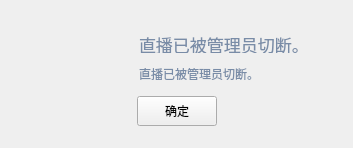
<?xml version="1.0" encoding="UTF-8"?>
<ui version="4.0">
 <class>OperTipBroadcastIsCutOff</class>
 <widget class="QWidget" name="OperTipBroadcastIsCutOff">
  <property name="geometry">
   <rect>
    <x>0</x>
    <y>0</y>
    <width>353</width>
    <height>148</height>
   </rect>
  </property>
  <property name="minimumSize">
   <size>
    <width>353</width>
    <height>0</height>
   </size>
  </property>
  <property name="maximumSize">
   <size>
    <width>353</width>
    <height>16777215</height>
   </size>
  </property>
  <property name="windowTitle">
   <string>Form</string>
  </property>
  <layout class="QVBoxLayout" name="verticalLayout">
   <property name="spacing">
    <number>0</number>
   </property>
   <property name="leftMargin">
    <number>0</number>
   </property>
   <property name="topMargin">
    <number>0</number>
   </property>
   <property name="rightMargin">
    <number>0</number>
   </property>
   <property name="bottomMargin">
    <number>0</number>
   </property>
   <item>
    <layout class="QHBoxLayout" name="horizontalLayout_2">
     <property name="spacing">
      <number>0</number>
     </property>
     <item>
      <spacer name="horizontalSpacer_4">
       <property name="orientation">
        <enum>Qt::Horizontal</enum>
       </property>
       <property name="sizeType">
        <enum>QSizePolicy::Fixed</enum>
       </property>
       <property name="sizeHint" stdset="0">
        <size>
         <width>23</width>
         <height>20</height>
        </size>
       </property>
      </spacer>
     </item>
     <item>
      <widget class="QLabel" name="OperTipLinkFailPic">
       <property name="minimumSize">
        <size>
         <width>92</width>
         <height>92</height>
        </size>
       </property>
       <property name="maximumSize">
        <size>
         <width>92</width>
         <height>92</height>
        </size>
       </property>
       <property name="text">
        <string/>
       </property>
       <property name="pixmap">
        <pixmap resource="../BiLiOBS.qrc">:/OperTip/disconnecting</pixmap>
       </property>
      </widget>
     </item>
     <item>
      <spacer name="horizontalSpacer_5">
       <property name="orientation">
        <enum>Qt::Horizontal</enum>
       </property>
       <property name="sizeType">
        <enum>QSizePolicy::Fixed</enum>
       </property>
       <property name="sizeHint" stdset="0">
        <size>
         <width>24</width>
         <height>20</height>
        </size>
       </property>
      </spacer>
     </item>
     <item>
      <layout class="QVBoxLayout" name="verticalLayout_2">
       <property name="spacing">
        <number>0</number>
       </property>
       <item>
        <spacer name="verticalSpacer_7">
         <property name="orientation">
          <enum>Qt::Vertical</enum>
         </property>
         <property name="sizeHint" stdset="0">
          <size>
           <width>20</width>
           <height>40</height>
          </size>
         </property>
        </spacer>
       </item>
       <item>
        <widget class="QLabel" name="OperTipLinkFailMsg">
         <property name="minimumSize">
          <size>
           <width>0</width>
           <height>17</height>
          </size>
         </property>
         <property name="maximumSize">
          <size>
           <width>16777215</width>
           <height>17</height>
          </size>
         </property>
         <property name="styleSheet">
          <string notr="true">font-size:17px;
font-family:&quot;Microsoft YaHei&quot;;
color:rgb(121, 140, 167);</string>
         </property>
         <property name="text">
          <string>直播已被管理员切断。</string>
         </property>
         <property name="alignment">
          <set>Qt::AlignLeading|Qt::AlignLeft|Qt::AlignVCenter</set>
         </property>
        </widget>
       </item>
       <item>
        <spacer name="verticalSpacer_8">
         <property name="orientation">
          <enum>Qt::Vertical</enum>
         </property>
         <property name="sizeType">
          <enum>QSizePolicy::Expanding</enum>
         </property>
         <property name="sizeHint" stdset="0">
          <size>
           <width>20</width>
           <height>20</height>
          </size>
         </property>
        </spacer>
       </item>
       <item>
        <widget class="QLabel" name="OperTipLinkFailDetail">
         <property name="minimumSize">
          <size>
           <width>0</width>
           <height>12</height>
          </size>
         </property>
         <property name="maximumSize">
          <size>
           <width>16777215</width>
           <height>12</height>
          </size>
         </property>
         <property name="styleSheet">
          <string notr="true">font-size:12px;
font-family:&quot;Microsoft YaHei&quot;;
color:rgb(121, 140, 167);</string>
         </property>
         <property name="text">
          <string>直播已被管理员切断。</string>
         </property>
        </widget>
       </item>
       <item>
        <spacer name="verticalSpacer_9">
         <property name="orientation">
          <enum>Qt::Vertical</enum>
         </property>
         <property name="sizeHint" stdset="0">
          <size>
           <width>20</width>
           <height>20</height>
          </size>
         </property>
        </spacer>
       </item>
      </layout>
     </item>
     <item>
      <spacer name="horizontalSpacer_6">
       <property name="orientation">
        <enum>Qt::Horizontal</enum>
       </property>
       <property name="sizeHint" stdset="0">
        <size>
         <width>40</width>
         <height>20</height>
        </size>
       </property>
      </spacer>
     </item>
    </layout>
   </item>
   <item>
    <layout class="QHBoxLayout" name="horizontalLayout_10">
     <property name="spacing">
      <number>0</number>
     </property>
     <item>
      <spacer name="horizontalSpacer_24">
       <property name="orientation">
        <enum>Qt::Horizontal</enum>
       </property>
       <property name="sizeHint" stdset="0">
        <size>
         <width>40</width>
         <height>20</height>
        </size>
       </property>
      </spacer>
     </item>
     <item>
      <widget class="QPushButton" name="OperTipOkBtn">
       <property name="minimumSize">
        <size>
         <width>80</width>
         <height>30</height>
        </size>
       </property>
       <property name="maximumSize">
        <size>
         <width>80</width>
         <height>30</height>
        </size>
       </property>
       <property name="text">
        <string>确定</string>
       </property>
      </widget>
     </item>
     <item>
      <spacer name="horizontalSpacer_26">
       <property name="orientation">
        <enum>Qt::Horizontal</enum>
       </property>
       <property name="sizeHint" stdset="0">
        <size>
         <width>40</width>
         <height>20</height>
        </size>
       </property>
      </spacer>
     </item>
    </layout>
   </item>
   <item>
    <spacer name="verticalSpacer">
     <property name="orientation">
      <enum>Qt::Vertical</enum>
     </property>
     <property name="sizeType">
      <enum>QSizePolicy::Fixed</enum>
     </property>
     <property name="sizeHint" stdset="0">
      <size>
       <width>20</width>
       <height>22</height>
      </size>
     </property>
    </spacer>
   </item>
  </layout>
 </widget>
 <resources>
  <include location="../BiLiOBS.qrc"/>
  <include location="../../../../workspace/biliobs-win-bak/biliobs/resources/BiLiOBS.qrc"/>
 </resources>
 <connections/>
</ui>
